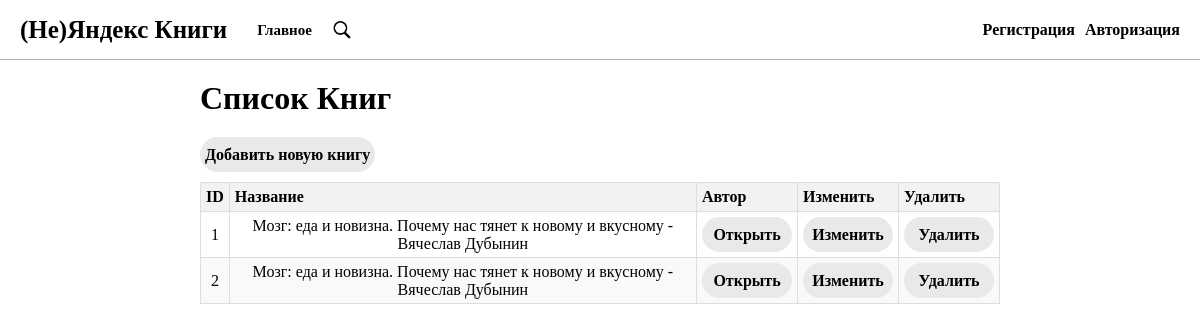
The page /books/ on the database as committed earlier.
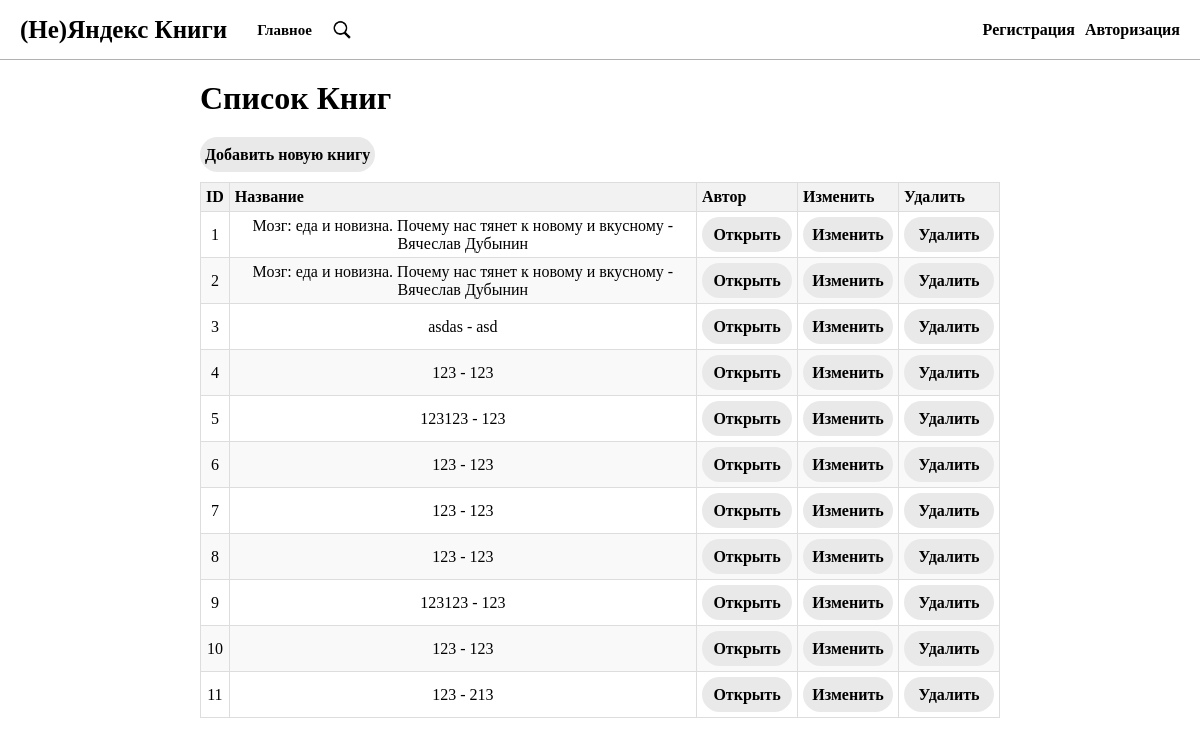
The same page on the database as committed later.
### library/models.py (models this page shows, shortened)
class Book(models.Model):
    title = models.CharField(max_length=100)
    author = models.CharField(max_length=100)
    year = models.IntegerField()
    price = models.IntegerField()
    description = models.TextField()
    image = models.ImageField(upload_to='books/img', blank=False, null=False)
    rating = models.IntegerField()
    pages = models.IntegerField()
    genres = models.ManyToManyField(Genre)
    file = models.FileField(upload_to='books/files', null=True)

### library/views.py (the view)
# urls.py: path('books/', BookListView.as_view(), name='book_list'),
class BookListView(ListView):
    model = Book
    template_name = 'library/book/book_list.html'
    context_object_name = 'books'

### library/templates/library/book/book_list.html (shortened to what this page needs)
{% extends 'library/includes/base.html' %}
{% block main %}
<h1>Список Книг</h1>
<a class="button" href="{% url 'book_create' %}">Добавить новую книгу</a>
<table>
    <thead>
        <tr>
            <th>ID</th>
            <th>Название</th>
            <th>Автор</th>
            <th>Изменить</th>
            <th>Удалить</th>
        </tr>
    </thead>
    <tbody>
        {% for book in books %}
            <tr>
                <td>{{ book.id }}</td>
                <td>{{ book.title }} - {{ book.author }}</td>
                <td><a class="button__table" href="{% url 'book_detail' book.id %}">Открыть</td>
                <td><a class="button__table" href="{% url 'book_update' book.id %}">Изменить</a></td>
                <td><a class="button__table" href="{% url 'book_delete' book.id %}">Удалить</a></td>
            </tr>
        {% empty %}
            <tr>
                <td colspan="4">Нет книг для отображения</td>
            </tr>
        {% endfor %}
    </tbody>
</table>
<br>
{% endblock main %}

Rows that differ between the two databases and show on the page:
added Book: id "3", title "asdas", author "asd"
added Book: id "4", title "123", author "123"
added Book: id "5", title "123123", author "123"
added Book: id "6", title "123", author "123"
added Book: id "7", title "123", author "123"
added Book: id "8", title "123", author "123"
added Book: id "9", title "123123", author "123"
added Book: id "10", title "123", author "123"
added Book: id "11", title "123", author "213"
